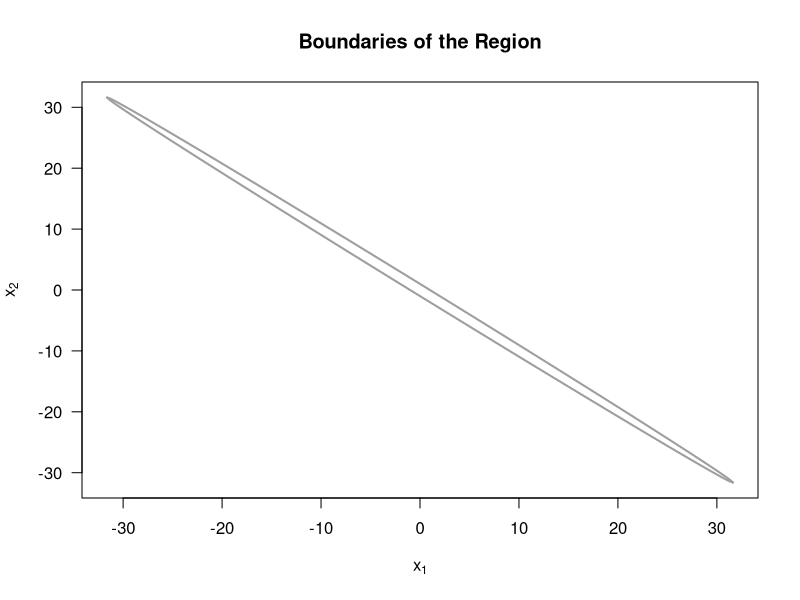
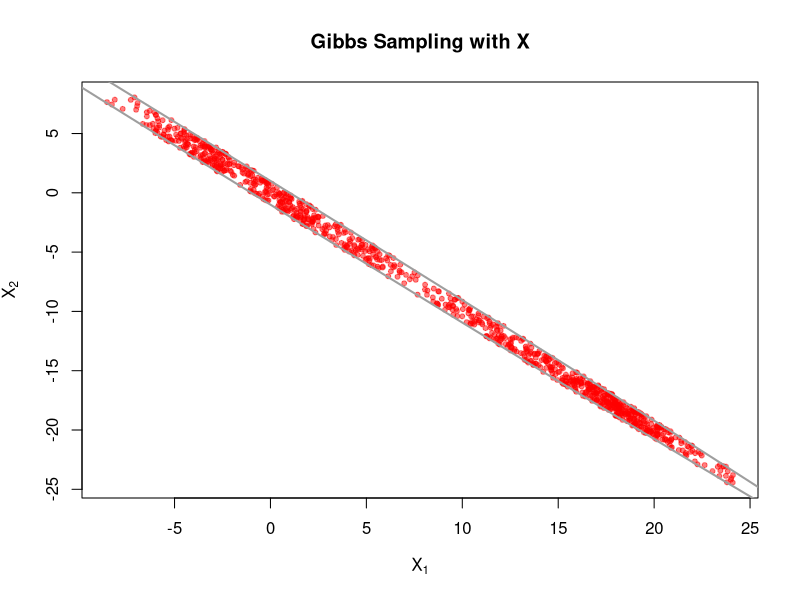
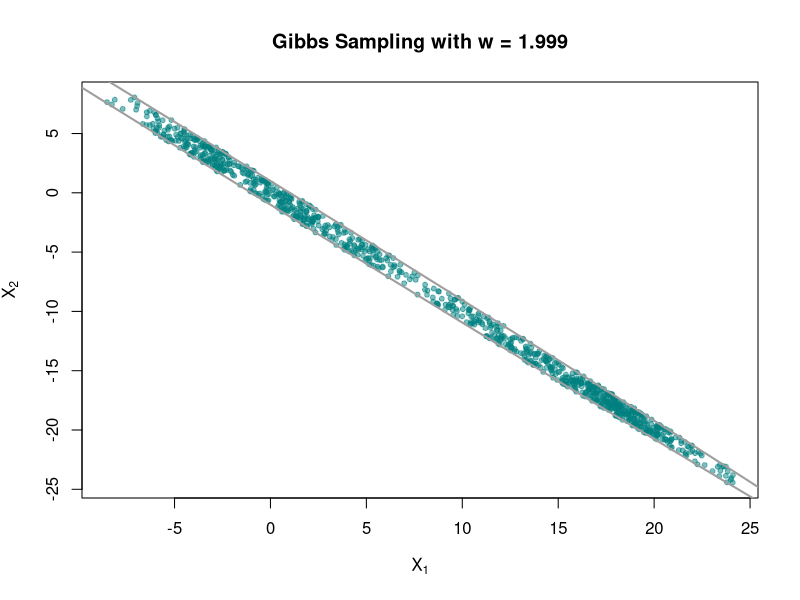
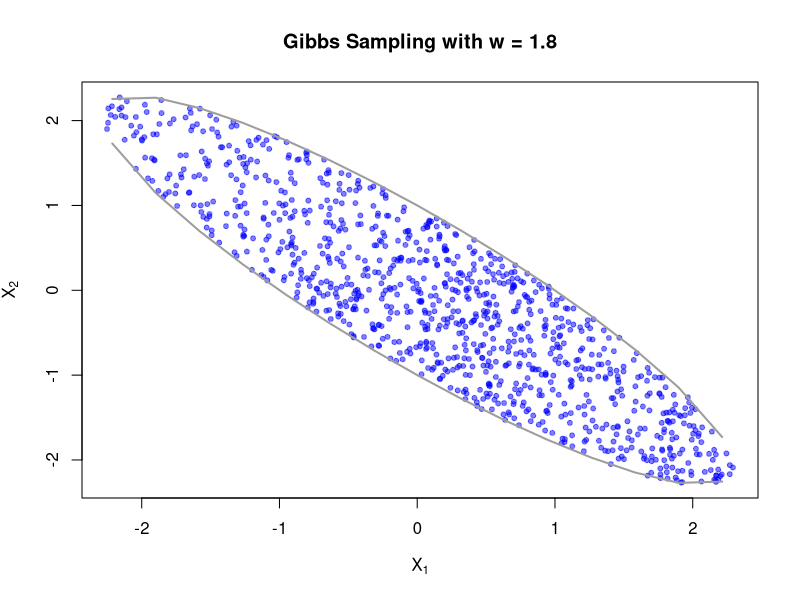
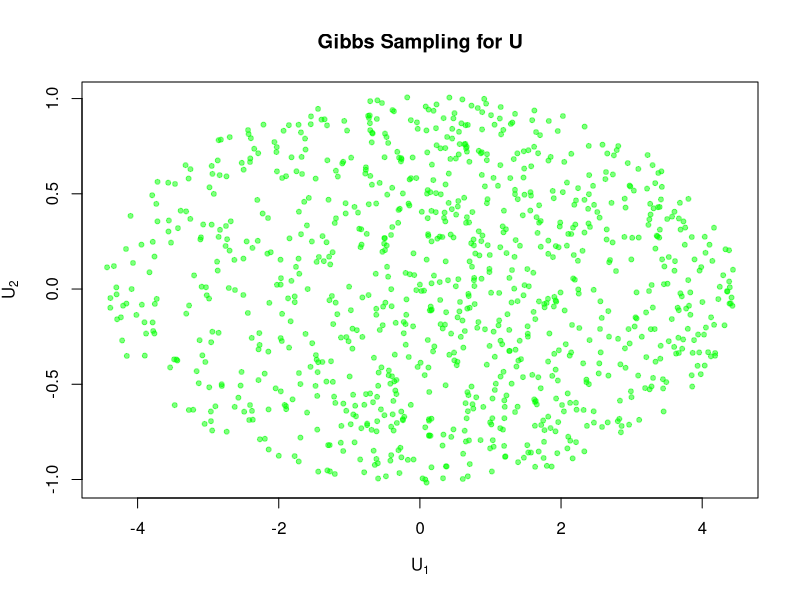

These figures' R source, in order:
# Question 2: Gibbs Sampling
# Part A
w  <- 1.999

# a range of x1-values
xv <- seq(-1, 1, by=0.01) * 1/sqrt(1-w^2/4)

# plot
plot(xv, xv, type="n", xlab=expression(x[1]), ylab=expression(x[2]), 
     las=1, main = "Boundaries of the Region")

# ellipse
lines(xv, -(w/2)*xv-sqrt(1-(1-w^2/4)*xv^2), lwd=2, col=8)
lines(xv, -(w/2)*xv+sqrt(1-(1-w^2/4)*xv^2), lwd=2, col=8)

# Part B
# Conditional distribution of X1 given X2 = x2
# The range of X1 is:
#   
#   $$
#   X_1^2 + w X_1 x_2 + x_2^2 < 1\
# $$
#   
#   Conditional distribution of X1 given X2 = x1
# The range of X2 is:
#   
#   $$
#   x_1^2 + w x_1 X_2 + X_2^2 < 1\
# $$

# Part C
# Gibbs sampling function
gibbs_sampling <- function(n, w) {
  X1 <- 0
  X2 <- 0
  samples <- matrix(0, nrow = n, ncol = 2)
  for (i in 1:n) {
    X1_range <- sqrt(1 - X2^2 + (w^2 * X2^2) / 4)
    X1 <- runif(1, -X1_range - (w * X2 / 2), X1_range - (w * X2 / 2))
    X2_range <- sqrt(1 - X1^2 + (w^2 * X1^2) / 4)
    X2 <- runif(1, -X2_range - (w * X1 / 2), X2_range - (w * X1 / 2))
    samples[i, ] <- c(X1, X2)
  }
  return(samples)
}

set.seed(123)
n <- 1000
w <- 1.999
samples <- gibbs_sampling(n, w)

# Plot
plot(samples[, 1], samples[, 2], pch = 20, col = rgb(1, 0, 0, 0.5), 
     xlab = expression(X[1]), ylab = expression(X[2]), 
     main = "Gibbs Sampling with X")
lines(xv, -(w / 2) * xv - sqrt(1 - (1 - w^2 / 4) * xv^2), lwd = 2, col = 8)
lines(xv, -(w / 2) * xv + sqrt(1 - (1 - w^2 / 4) * xv^2), lwd = 2, col = 8)

# P(X1 > 0)
p_X1 <- mean(samples[, 1] > 0)
cat("Estimated P(X1 > 0) is:", p_X1, "\n")

# Part D
set.seed(123)
n <- 1000

# w = 1.999
w <- 1.999
samples <- gibbs_sampling(n, w)

# Plot
plot(samples[, 1], samples[, 2], pch = 20, col = rgb(0, 0.5, 0.5, 0.5), 
     xlab = expression(X[1]), ylab = expression(X[2]), 
     main = "Gibbs Sampling with w = 1.999")
lines(xv, -(w / 2) * xv - sqrt(1 - (1 - w^2 / 4) * xv^2), lwd = 2, col = 8)
lines(xv, -(w / 2) * xv + sqrt(1 - (1 - w^2 / 4) * xv^2), lwd = 2, col = 8)

# w = 1.8
w <- 1.8
samples <- gibbs_sampling(n, w)

# Plot
plot(samples[, 1], samples[, 2], pch = 20, col = rgb(0, 0, 1, 0.5), 
     xlab = expression(X[1]), ylab = expression(X[2]), 
     main = "Gibbs Sampling with w = 1.8")
lines(xv, -(w / 2) * xv - sqrt(1 - (1 - w^2 / 4) * xv^2), lwd = 2, col = 8)
lines(xv, -(w / 2) * xv + sqrt(1 - (1 - w^2 / 4) * xv^2), lwd = 2, col = 8)

# For w = 1.999, the elliptical region becomes highly elongated, resulting in a strong correlation between X1 and X2₂. As a consequence, the Gibbs sampler experiences slow mixing, as it takes longer to explore the entire region due to the narrow conditional distributions. Additionally, the sampler exhibits high autocorrelation, meaning successive samples are highly dependent, which reduces the effective sample size. In contrast, when w = 1.8, the region is less elongated, allowing the sampler to mix more efficiently and explore the distribution more effectively.

# Part E 
U_transform <- function(X) {
  U1 <- X[, 1] - X[, 2]
  U2 <- X[, 1] + X[, 2]
  return(cbind(U1, U2))
}

# Transform the samples
U_samples <- U_transform(samples)

# Plot the transformed samples
plot(U_samples[, 1], U_samples[, 2], pch = 20, col = rgb(0, 1, 0, 0.5), 
     xlab = expression(U[1]), ylab = expression(U[2]), 
     main = "Gibbs Sampling for U")

# Estimate P(X1 > 0) = P((U2 + U1)/2 > 0)
p_X1_transformed <- mean((U_samples[, 2] + U_samples[, 1]) / 2 > 0)
cat("Estimated P(X1 > 0) = P((U2 + U1)/2 > 0) is:", p_X1_transformed, "\n")

# Comparison:
# 
# The two estimates, 0.755 and 0.59, are quite different. When w = 1.999,the elliptical region becomes highly elongated, resulting in a strong correlation between X1 and X2. This strong correlation leads to slow mixing in the Gibbs sampler, meaning the chain takes longer to explore the entire region. Consequently, the sampler may get "stuck" in certain areas, causing biased estimates. The high correlation between  X1 and X2 results in the sampler underestimating or overestimating certain probabilities, such as P(X1>0).
# Transforming the variables to U = (U1,U2) =(X1 - X2 ,X1 + X2) changes the geometry of the region. The transformed region is less elongated, and the variables U1 and U2 are less correlated. This improved geometry enhances the mixing of the Gibbs sampler, allowing it to explore the region more efficiently. As a result, the estimate of P(X1>0) from the transformed Gibbs sampling is likely more accurate.
# The estimate from the transformed Gibbs sampling (0.59) is more reliable because the sampler mixes better and explores the region more thoroughly. In contrast, the estimate from the original Gibbs sampling (0.755) is likely biased due to the slow mixing caused by the high correlation between X1 and X2.
# Since the distribution of X is uniform over the elliptical region, the true value of P(X1>0) should be 0.5. This is because the region is symmetric about X1 = 0 when w = 1.999. The transformed Gibbs sampling estimate (0.59) is closer to the true value (0.5) compared to the original Gibbs sampling estimate (0.755).